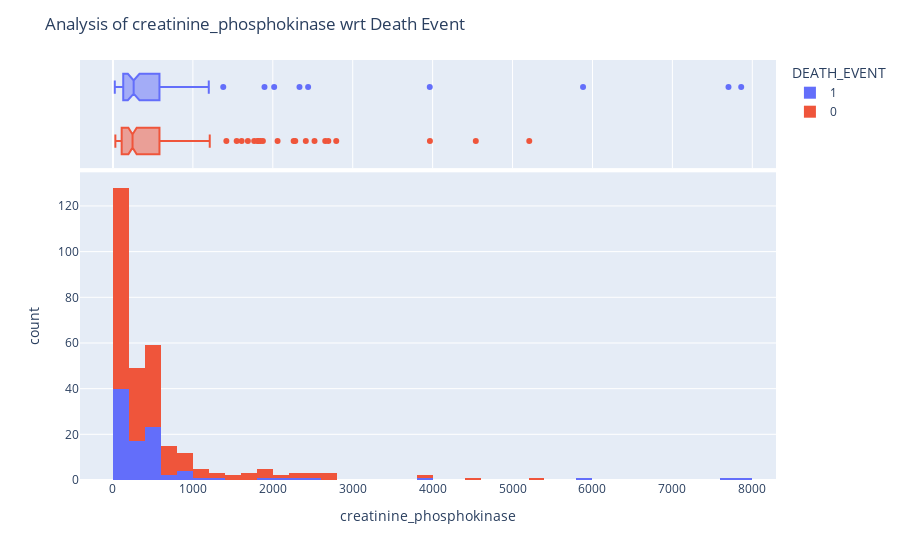

Notebook code for this chart:
### Code cell
fig=px.histogram(df,x='creatinine_phosphokinase',color='DEATH_EVENT',marginal='box')
fig.update_layout(title_text='Analysis of creatinine_phosphokinase wrt Death Event')
fig.show()

### Figure 1 — Plotly figure (JSON) as saved in the notebook; plotly's stock layout.template omitted (floating-point values rounded to 4 significant figures; data arrays with more than 128 entries replaced by an {"elided": "..."} marker saying what was removed)
{"data": [{"alignmentgroup": "True", "bingroup": "x", "hovertemplate": "DEATH_EVENT=1<br>creatinine_phosphokinase=%{x}<br>count=%{y}<extra></extra>", "legendgroup": "1", "marker": {"color": "#636efa"}, "name": "1", "offsetgroup": "1", "orientation": "v", "showlegend": true, "type": "histogram", "x": [582, 7861, 146, 111, 160, 47, 246, 315, 157, 123, 81, 231, 981, 168, 379, 149, 582, 125, 582, 128, 220, 582, 148, 112, 122, 60, 70, 582, 23, 249, 94, 582, 60, 855, 235, 582, 124, 571, 588, 582, 1380, 582, 553, 129, 577, 91, 3964, 69, 260, 371, 789, 364, 7702, 318, 582, 68, 250, 110, 161, 113, 5882, 582, 47, 76, 280, 154, 328, 129, 143, 582, 582, 168, 805, 943, 582, 233, 2334, 2442, 776, 66, 176, 395, 99, 145, 104, 582, 1896, 582, 418, 131, 427, 582, 166, 2017, 258, 1199], "xaxis": "x", "yaxis": "y"}, {"alignmentgroup": "True", "hovertemplate": "DEATH_EVENT=1<br>creatinine_phosphokinase=%{x}<extra></extra>", "legendgroup": "1", "marker": {"color": "#636efa"}, "name": "1", "notched": true, "offsetgroup": "1", "showlegend": false, "type": "box", "x": [582, 7861, 146, 111, 160, 47, 246, 315, 157, 123, 81, 231, 981, 168, 379, 149, 582, 125, 582, 128, 220, 582, 148, 112, 122, 60, 70, 582, 23, 249, 94, 582, 60, 855, 235, 582, 124, 571, 588, 582, 1380, 582, 553, 129, 577, 91, 3964, 69, 260, 371, 789, 364, 7702, 318, 582, 68, 250, 110, 161, 113, 5882, 582, 47, 76, 280, 154, 328, 129, 143, 582, 582, 168, 805, 943, 582, 233, 2334, 2442, 776, 66, 176, 395, 99, 145, 104, 582, 1896, 582, 418, 131, 427, 582, 166, 2017, 258, 1199], "xaxis": "x2", "yaxis": "y2"}, {"alignmentgroup": "True", "bingroup": "x", "hovertemplate": "DEATH_EVENT=0<br>creatinine_phosphokinase=%{x}<br>count=%{y}<extra></extra>", "legendgroup": "0", "marker": {"color": "#EF553B"}, "name": "0", "offsetgroup": "0", "orientation": "v", "showlegend": true, "type": "histogram", "x": {"elided": "203 int values"}, "xaxis": "x", "yaxis": "y"}, {"alignmentgroup": "True", "hovertemplate": "DEATH_EVENT=0<br>creatinine_phosphokinase=%{x}<extra></extra>", "legendgroup": "0", "marker": {"color": "#EF553B"}, "name": "0", "notched": true, "offsetgroup": "0", "showlegend": false, "type": "box", "x": {"elided": "203 int values"}, "xaxis": "x2", "yaxis": "y2"}], "layout": {"barmode": "relative", "legend": {"title": {"text": "DEATH_EVENT"}, "tracegroupgap": 0}, "margin": {"t": 60}, "title": {"text": "Analysis of creatinine_phosphokinase wrt Death Event"}, "xaxis": {"anchor": "y", "domain": [0, 1], "title": {"text": "creatinine_phosphokinase"}}, "xaxis2": {"anchor": "y2", "domain": [0, 1], "matches": "x", "showgrid": true, "showticklabels": false}, "yaxis": {"anchor": "x", "domain": [0, 0.7326], "title": {"text": "count"}}, "yaxis2": {"anchor": "x2", "domain": [0.7426, 1], "matches": "y2", "showgrid": false, "showline": false, "showticklabels": false, "ticks": ""}}}
